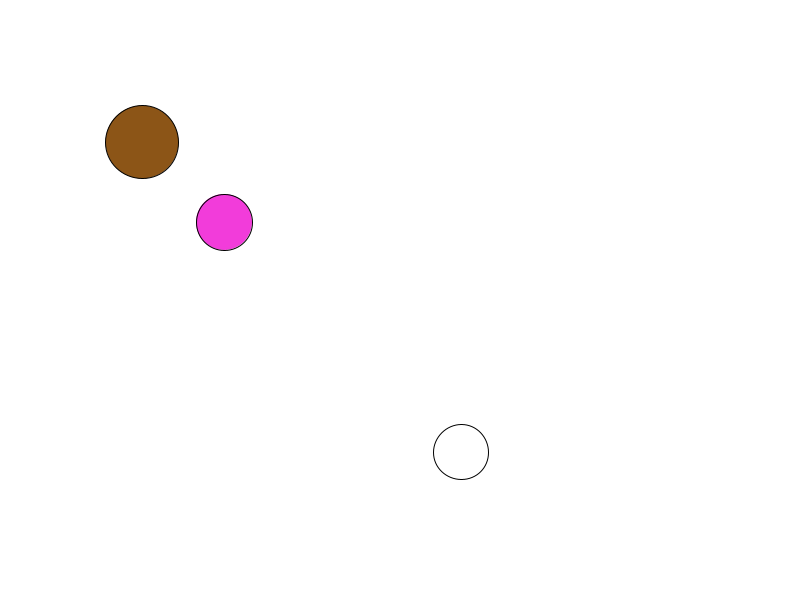
Frame 1 (no input)
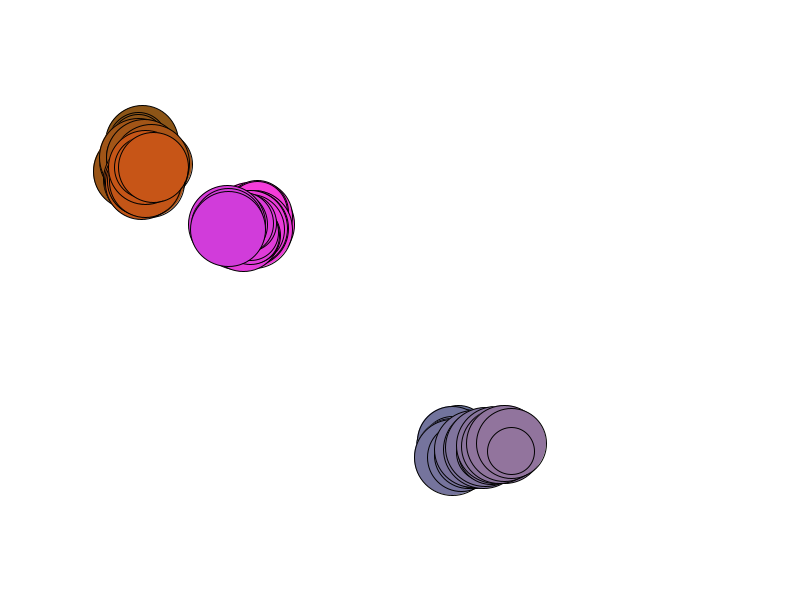
Frame 60 (the mouse pressed at the canvas centre just before this capture)
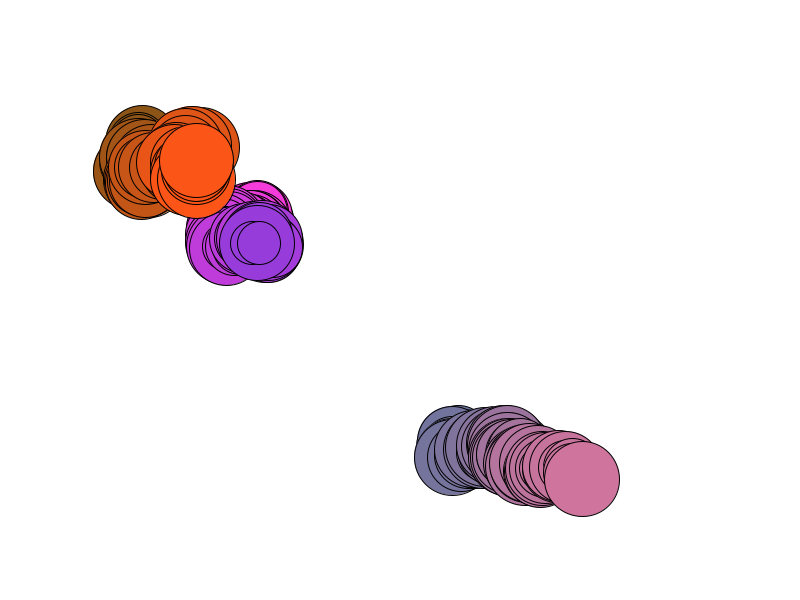
Frame 120 (the mouse held since frame 60 and released just before this capture)

The Processing sketch that drew these frames (run headless with seeded random() and noise(); from frame 60 on, the mouse is pressed at the canvas centre):

// Processing sketch: Random_Walker
// ── Random_Walker.pde
Walker w;
int count = 0;
ArrayList<Walker> walkerArray;

// Random Walker
// expanded from the Daniel Shiffman Lectures - The Nature of Code
// Intro 1.1

void setup(){
  // set the size   
  size(800, 600);
  
  // set up a array to put the walkers in  
  walkerArray = new ArrayList<Walker>();
  
  // create walkers and add them to the array  
  while(count < 3){
    walkerArray.add(new Walker(int(random(700)), int(random(500))));
    count++;
  }
  background(255);
  frameRate(100);
}

void draw(){
  // step throught the array and call their methods  
  for(int i = 0; i < walkerArray.size(); i++)
  {
    walkerArray.get(i).step();
    walkerArray.get(i).render();
    walkerArray.get(i).changeRed();
    // walkerArray.get(i).changeBlue();
    // walkerArray.get(i).changeGreen();
  }
}


// ── Walker.pde
class Walker 
{
  int x, y, r, g, b;
  boolean dir = true;

  Walker(int x, int y){
    randomColor();
    this.x = x;
    this.y = x;
  }
 
  void render(){
    int wi = int(random(40));
    
    ellipse(x, y, 40 + wi, 40 + wi);
    fill(r, g, b);
  }

  void step(){
    int choice = int(random(4));
    int weight = int(random(10));
    
    if (choice == 0) {
      x = x + weight;
    } else if (choice == 1) {
      x = x - weight;
    } else if (choice == 2) {
      y = y + weight;
    } else {
      y = y - weight;
    }
    
    x = constrain(x,0,width-1);
    y = constrain(y,0,height-1);
  }
  
  void randomColor(){
    r = int(random(255));
    g = int(random(255));
    b = int(random(255));
  }
  
  void changeRed(){
    if(dir == true){
      if(r < 255) {
        r++;
      } else {
        dir = false;
      };
    };
    
    if(dir == false){
      if(r > 0) {
        r--;
      } else {
        dir = true;
      };
    };
  };
  void changeBlue(){
    if(dir == true){
      if(r < 255) {
        r++;
      } else {
        dir = false;
      };
    };
    
    if(dir == false){
      if(r > 0) {
        r--;
      } else {
        dir = true;
      };
    };
  };
  void change(){
    if(dir == true){
      if(r < 255) {
        r++;
      } else {
        dir = false;
      };
    };
    
    if(dir == false){
      if(r > 0) {
        r--;
      } else {
        dir = true;
      };
    };
  };
}
